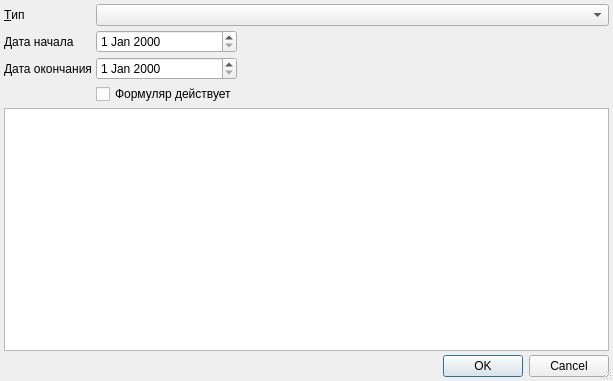
<?xml version="1.0" encoding="UTF-8"?>
<ui version="4.0">
 <class>ItemEditorDialog</class>
 <widget class="QDialog" name="ItemEditorDialog">
  <property name="geometry">
   <rect>
    <x>0</x>
    <y>0</y>
    <width>613</width>
    <height>381</height>
   </rect>
  </property>
  <property name="windowTitle">
   <string>ChangeMe!</string>
  </property>
  <property name="sizeGripEnabled">
   <bool>true</bool>
  </property>
  <layout class="QGridLayout" name="gridLayout">
   <property name="margin">
    <number>4</number>
   </property>
   <property name="spacing">
    <number>4</number>
   </property>
   <item row="0" column="0">
    <widget class="QLabel" name="lblType">
     <property name="text">
      <string>&amp;Тип</string>
     </property>
     <property name="buddy">
      <cstring>cmbType</cstring>
     </property>
    </widget>
   </item>
   <item row="2" column="1">
    <widget class="QDateEdit" name="edtEndDate"/>
   </item>
   <item row="1" column="1">
    <widget class="QDateEdit" name="edtBegDate"/>
   </item>
   <item row="0" column="1" colspan="2">
    <widget class="QComboBox" name="cmbType">
     <property name="sizePolicy">
      <sizepolicy hsizetype="Expanding" vsizetype="Fixed">
       <horstretch>0</horstretch>
       <verstretch>0</verstretch>
      </sizepolicy>
     </property>
    </widget>
   </item>
   <item row="4" column="0" colspan="3">
    <widget class="CInDocTableView" name="tblItems"/>
   </item>
   <item row="2" column="0">
    <widget class="QLabel" name="label_2">
     <property name="text">
      <string>Дата окончания</string>
     </property>
    </widget>
   </item>
   <item row="5" column="0" colspan="3">
    <widget class="QDialogButtonBox" name="buttonBox">
     <property name="orientation">
      <enum>Qt::Horizontal</enum>
     </property>
     <property name="standardButtons">
      <set>QDialogButtonBox::Cancel|QDialogButtonBox::Ok</set>
     </property>
    </widget>
   </item>
   <item row="1" column="0">
    <widget class="QLabel" name="label">
     <property name="text">
      <string>Дата начала</string>
     </property>
    </widget>
   </item>
   <item row="3" column="1">
    <widget class="QCheckBox" name="chkIsActive">
     <property name="text">
      <string>Формуляр действует</string>
     </property>
    </widget>
   </item>
   <item row="1" column="2">
    <spacer name="horizontalSpacer">
     <property name="orientation">
      <enum>Qt::Horizontal</enum>
     </property>
     <property name="sizeHint" stdset="0">
      <size>
       <width>40</width>
       <height>20</height>
      </size>
     </property>
    </spacer>
   </item>
  </layout>
 </widget>
 <customwidgets>
  <customwidget>
   <class>CInDocTableView</class>
   <extends>QTableView</extends>
   <header>library/InDocTable.h</header>
  </customwidget>
 </customwidgets>
 <tabstops>
  <tabstop>cmbType</tabstop>
  <tabstop>buttonBox</tabstop>
 </tabstops>
 <resources/>
 <connections>
  <connection>
   <sender>buttonBox</sender>
   <signal>accepted()</signal>
   <receiver>ItemEditorDialog</receiver>
   <slot>accept()</slot>
   <hints>
    <hint type="sourcelabel">
     <x>170</x>
     <y>376</y>
    </hint>
    <hint type="destinationlabel">
     <x>117</x>
     <y>106</y>
    </hint>
   </hints>
  </connection>
  <connection>
   <sender>buttonBox</sender>
   <signal>rejected()</signal>
   <receiver>ItemEditorDialog</receiver>
   <slot>reject()</slot>
   <hints>
    <hint type="sourcelabel">
     <x>250</x>
     <y>376</y>
    </hint>
    <hint type="destinationlabel">
     <x>247</x>
     <y>107</y>
    </hint>
   </hints>
  </connection>
 </connections>
</ui>
